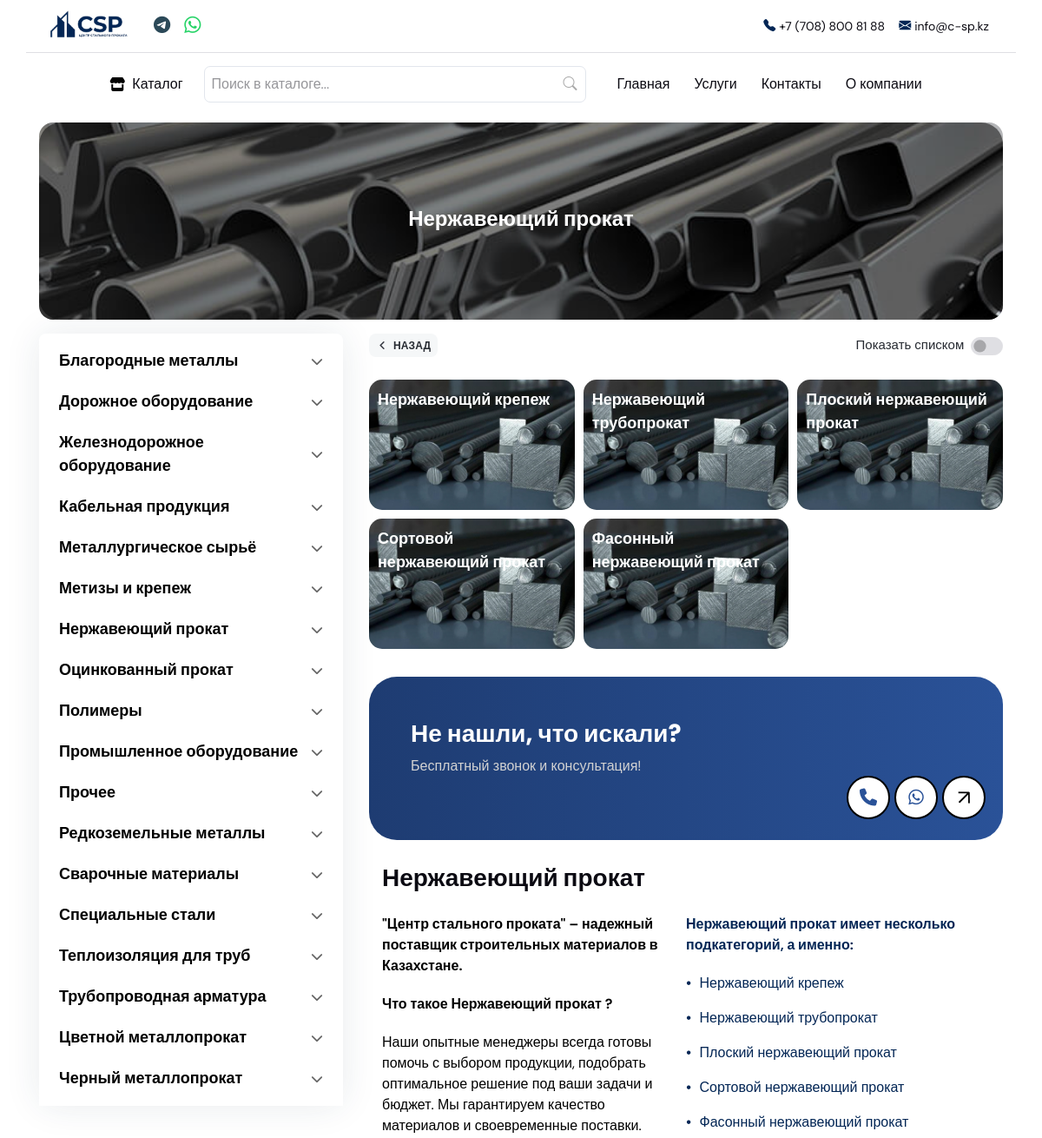
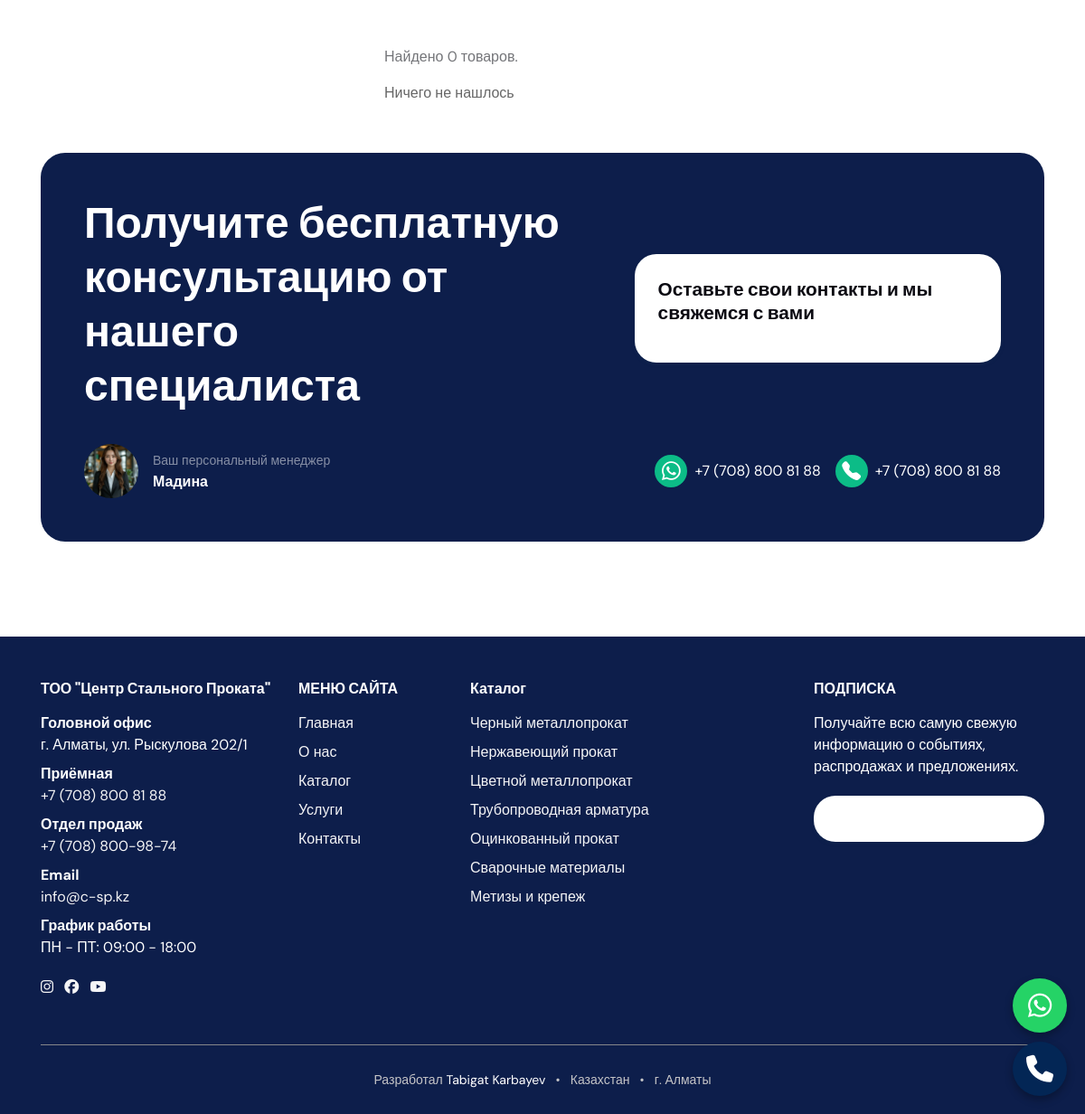
Screenshot of /category/nerzhaveyushij-prokat/ with the database file from the repository (2 pictures, top to bottom).
### main/models.py (models this page shows, shortened)
class Category(models.Model):
    name = models.CharField(max_length=255, verbose_name="Название категории", db_index=True)
    image = models.ImageField(max_length=255, blank=True, null=True, verbose_name="Картинка категории")
    slug = models.SlugField(unique=True, verbose_name="Слаг", max_length=255)
    about = models.TextField(max_length=555, blank=True, null=True)
    price_list = models.FileField(blank=True, null=True)
    parent = models.ForeignKey(
        'self',
        on_delete=models.CASCADE,
        null=True,
        blank=True,
        related_name='children',
        verbose_name="Родительская категория"
    )
    class Meta:
        verbose_name = "Категория"
        verbose_name_plural = "Категории"
        ordering = ['name']
    def get_absolute_url(self):
        return reverse('website:category_detail', kwargs={'slug': self.slug})

### main/views.py (the view)
# urls.py: path('category/<slug:slug>/', CategoryDetailView.as_view(), name='category_detail'),
class CategoryDetailView(DetailView):
    model = Category
    template_name = 'category/category_detail.html'
    context_object_name = 'category'
    @method_decorator(cache_page(60 * 15))  # Кэшируем страницу на 15 минут
    def dispatch(self, *args, **kwargs):
        return super().dispatch(*args, **kwargs)
    def get_queryset(self):
        return Category.objects.prefetch_related(
            'children',
            'products'  # Используем prefetch_related для множественных связей
        ).select_related('parent').order_by('id')
    def get(self, request, *args, **kwargs):
        self.object = self.get_object()
        if not self.object.children.exists():
            return redirect('website:product_list', slug=self.object.slug)
        return super().get(request, *args, **kwargs)
    def get_context_data(self, **kwargs):
        context = super().get_context_data(**kwargs)
        category = self.object
        subcategories = category.children.all()
        all_categories = Category.objects.only('id', 'parent_id')
        children_map = defaultdict(list)
        for cat in all_categories:
            children_map[cat.parent_id].append(cat.id)
        category_ids = set()
        stack = [category.id]
        while stack:
            current_id = stack.pop()
            category_ids.add(current_id)
            stack.extend(children_map.get(current_id, []))
        cache_key = f'category_{category.id}_products'
        products = cache.get(cache_key)
        if not products:
            products = Product.objects.filter(category_id__in=category_ids).select_related('category').distinct()
            products = products.order_by('?')  # Сортируем случайным образом
            cache.set(cache_key, products, timeout=60 * 15)
        paginator = Paginator(products, 15)
        page_number = self.request.GET.get('page')
        page_obj = paginator.get_page(page_number)
        total_products = page_obj.paginator.count
        top_categories = Category.objects.filter(parent__isnull=True).only('id', 'name')
        context.update({
            'page_obj': page_obj,
            'categories': top_categories,
            'total_products': total_products,
            'subcategories': subcategories,
        })
        return context

### templates/category/category_detail.html (shortened to what this page needs)
{% extends 'base.html' %}
{% load static %}
{% block content %}
<section class="pt-0 pb-3 mt-2">
	<div class="container">
		<div class="rounded-3 p-3 p-sm-5 position-relative text-white"
     style="background-image: url('{% if category.image %}{{ category.image.url }}{% else %}{% static 'images/tech/banner4.jpg' %}{% endif %}');
            background-position: center center;
            background-repeat: no-repeat;
            background-size: cover;">
    <div class="position-absolute top-0 start-0 w-100 h-100"
         style="background-color: rgba(0, 0, 0, 0.5); border-radius: 25px;"></div>
    <div class="position-relative">
        <div class="row my-2 my-xl-5">
            <div class="col-md-8 mx-auto">
                <h1 class="text-center text-white">{{ category.name }}</h1>
            </div>
        </div>
    </div>
  </div>
	</div>
</section>
<section class="pt-0">
	<div class="container">
		<div class="row">
			<aside class="col-xl-4 col-xxl-3">
				<div class="offcanvas-xl offcanvas-end" tabindex="-1" id="offcanvasSidebar" aria-labelledby="offcanvasSidebarLabel">
					<div class="offcanvas-body flex-column p-3 p-xl-0">
						<form class="rounded-3 shadow">
							<div class="card card-body rounded-0 rounded-top p-2">
                                <ul class="category-list">
                                    {% for category in categories %}
                                        <li style="color: #262a31;" onclick="toggleSub(this)">
                                            <a style="color: black;" href="{{ category.get_absolute_url }}">{{ category.name }}</a>
                                            <i class="fa-solid fa-chevron-down"></i>
                                        </li>
                                    {% endfor %}
                                </ul>
							</div>
						</form>
					</div>
				</div>
			</aside>
			<div class="col-xl-8 col-xxl-9">
        <div class="container">
          <div class="row align-items-center mb-4">
            <div class="col-auto">
              <a class="link-back" href="{% if category.parent %}{{ category.parent.get_absolute_url }}{% else %}{% url 'website:category' %}{% endif %}">Назад</a>
            </div>
            <div class="col-auto ms-auto">
              <div class="d-flex align-items-center">
                <label class="form-check-label me-2" style="color: #262a31; font-size: 15px;" for="activitySwitch">Показать списком</label>
                <div class="form-check form-switch">
                  <input class="form-check-input" type="checkbox" id="activitySwitch">
                </div>
              </div>
            </div>
          </div>
        </div>
				<div class="vstack gap-4" id="view-toggle">
          <div class="grid" id="product-grid" style="display: grid;">
            {% if category.children.exists %}
              {% for subcategory in category.children.all %}
                <a href="{{ subcategory.get_absolute_url }}">
                  <div class="grid-item {% if forloop.first %}big{% endif %}" style="background-image: url('{% if subcategory.image %}{{ subcategory.image.url }}{% else %}{% static 'images/tech/chernyi.jpg' %}{% endif %}');">
                    <span>{{ subcategory.name }}</span>
                  </div>
                </a>
              {% endfor %}
            {% else %}
              <p>Нет продуктов в этой категории.</p>
            {% endif %}
          </div>
				</div>
        <div class="container-xl mt-3">
          <div class="row p-0">
            <div class="container my-3 p-0 mb-4">
                <div class="rounded-5 p-5 text-white position-relative" style="background: linear-gradient(90deg, #1E3C72, #2A5298);">
                  <h4 class="fw-bold text-white">Не нашли, что искали?</h4>
                  <p class="mb-4" style="color: #d2d2d2;">Бесплатный звонок и консультация!</p>
                  <div class="icon-group">
                    <a href="tel:+77088009874" class="icon-circle" title="Позвонить">
                      <i class="fas fa-phone"></i>
                    </a>
                    <a href="https://wa.me/77088009874" class="icon-circle" title="WhatsApp">
                      <i class="fab fa-whatsapp"></i>
                    </a>
                  </div>
                  <button data-bs-toggle="modal" data-bs-target="#LeadModal" class="circle-button">
                    <span class="arrow-up">↑</span>
                  </button>
                </div>
              </div>
              <div class="col-12 mb-3">
              <h4 class="about-company-bottom__title" style="color: #262a31;"><a href="{% url 'website:about' %}">{{ category.name }} </a></h4>
            </div>
            <div class="row">
              <div class="col-md-6 mb-2">
                <p class="fw-bold" style="color: black;">"Центр стального проката" – надежный поставщик строительных материалов в Казахстане.  </p>
                <p class="fw-bold" style="color: black;"> Что такое {{ category.name}} ?</p>
                <p style="color: black;">
                  {% if category.about %}
                      {{ category.about }}
                  {% else %}
                      Наши опытные менеджеры всегда готовы помочь с выбором продукции, подобрать оптимальное решение под ваши задачи и бюджет. Мы гарантируем качество материалов и своевременные поставки.
                  {% endif %}
              </p>
              </div>
              <div class="col-md-6">
                <ul class="list-unstyled">
                  {% if subcategories %}
                      <p style="color: #032655;">
                          <b>{{ category.name }} имеет несколько подкатегорий, а именно:</b>
                      </p>
                  {% endif %}
                  {% for subcategory in subcategories %}
                      <li style="color: #032655;" class="mb-3">
                          <span><b style="color: #032655; margin-right: 5px;">•</b></span>
                          {{ subcategory.name }}
                      </li>
                  {% empty %}
                      <li style="color: #032655;" class="mb-3">
                          <p><b>Не нашли подходящую подкатегорию?</b></p>
                          <p>Позвоните нам прямо сейчас — наши специалисты подберут нужный товар и проконсультируют вас!</p>
                          <p><b>☎️ Телефон: <a href="tel:+77770001122" style="color: #032655;">+7 (777) 000-11-22</a></b></p>
                      </li>
                  {% endfor %}
                </ul>
              </div>
            </div>
          </div>
        </div>
        <div class="product-control__found mb-3 mt-3">
          Найдено <span id="product-count">{{ total_products }}</span> товаров.
        </div>
      <div class="vstack" id="listing-table-target">
          {% for product in page_obj %}
          <div class="alert border mb-2 bg-white">
              <div class="product-info justify-content-between">
                  <div class="d-flex align-items-center">
                      <img class="product-logo"
                           src="{% if product.category.image %}{{ product.category.image.url }}{% else %}{% static 'images/tech/truba.webp' %}{% endif %}"
                           alt="product image">
                      <div class="product-name ms-2">
                          <p class="mb-0">
                              <a href="{{ product.get_absolute_url }}" class="text-dark">{{ product.name }}</a>
                          </p>
                      </div>
                  </div>
                  <button
                      class="btn btn-sm btn-light border text-dark"
                      data-bs-toggle="modal"
                      data-bs-target="#LeadModal"
                      data-product-name="{{ product.name }}"
                      data-product-url="{{ product.get_absolute_url }}"
                      data-product-photo="{% if product.category.image %}{{ product.category.image.url }}{% else %}{% static 'images/tech/truba.webp' %}{% endif %}">
                      Узнать цену
                  </button>
              </div>
          </div>
          {% empty %}
          <p>Ничего не нашлось</p>
          {% endfor %}
      </div>
      <nav class="d-flex justify-content-center mt-4" aria-label="navigation">
        <ul class="pagination pagination-primary-soft d-inline-block d-md-flex rounded mb-0">
        </ul>
    </nav>
			</div>
		</div>
    <section class="mb-3 pt-0">
      <div class="">
        <div class="p-4 p-md-5" style="background-color: #0d1e4b; border-radius: 27px;">
          <div class="row align-items-center">
            <div class="col-lg-7 text-white mb-4 mb-lg-0">
              <h2 class="fw-bold text-white">Получите бесплатную<br>консультацию от нашего<br>специалиста</h2>
            </div>
            <div class="col-lg-5">
              <div class="bg-white p-4 rounded-4 shadow-sm">
                <h5 class="mb-3">Оставьте свои контакты и мы свяжемся с вами</h5>
              </div>
            </div>
          </div>
          <div class="d-none d-md-flex flex-md-row justify-content-between align-items-center mt-4 gap-3">
            <div class="d-flex align-items-center">
              <img src="{% static 'images/madina.jpeg' %}" alt="Менеджер Наталья" class="rounded-circle me-3" width="60" height="60">
              <div>
                <small class="text-white-50">Ваш персональный менеджер</small><br>
                <strong class="text-white">Мадина</strong>
              </div>
            </div>
            <div class="d-flex flex-row gap-3 justify-content-end">
              <a href="https://wa.me/77088009874" class="text-white text-decoration-none d-flex align-items-center gap-2">
                <span class="d-inline-flex justify-content-center align-items-center rounded-circle bg-success" style="width: 36px; height: 36px;">
                  <i class="bi bi-whatsapp text-white fs-5"></i>
                </span>
                +7 (708) 800 81 88
              </a>
              <a href="tel:+77088009874" class="text-white text-decoration-none d-flex align-items-center gap-2">
                <span class="d-inline-flex justify-content-center align-items-center rounded-circle bg-success" style="width: 36px; height: 36px;">
                  <i class="bi bi-telephone-fill text-white fs-5"></i>
                </span>
                +7 (708) 800 81 88
              </a>
            </div>
          </div>
        </div>
      </div>
    </section>
	</div>
</section>
{% endblock %}

### templates/category/category_detail.html (style rules this page uses)
.category-list { list-style: none; padding: 0; margin: 0; }
.category-list li { font-size: 18px; font-weight: bold; padding: 10px 15px; cursor: pointer; display: flex; justify-content: space-between; align-items: center; }
.category-list li i { font-size: 14px; color: #666; }
.container { margin: auto; }
h1 { font-size: 24px; margin-bottom: 5px; }
p { color: #666; margin-bottom: 20px; }
.grid { display: grid; gap: 10px; grid-template-columns: repeat(auto-fit, minmax(150px, 1fr)); }
.grid-item { position: relative; border-radius: 15px; overflow: hidden; cursor: pointer; background-size: cover !important; background-position: center !important; height: 150px; align-items: flex-end; padding: 10px; color: white; font-size: 18px; font-weight: bold; }
.big { grid-column: span 2; height: 150px; }
.grid-item::before { content: ""; position: absolute; top: 0; left: 0; right: 0; bottom: 0; background: #f5f5f5; background: rgba(0, 0, 0, 0); }
.grid-item span { position: relative; z-index: 2; }
@media (min-width: 768px) { .grid { grid-template-columns: repeat(3, 1fr); } }
@media (min-width: 768px) { .big { grid-column: span 3; } }
.grid-item { background-size: cover; background-position: center; transition: transform 0.3s ease, box-shadow 0.3s ease; cursor: pointer; }
.grid a { display: block; text-decoration: none; color: inherit; }
.circle-button { width: 50px; height: 50px; border-radius: 50%; background-color: white; display: flex; justify-content: center; align-items: center; border: 2px solid black; position: absolute; right: 20px; top: 74%; transform: translateY(-50%); cursor: pointer; }
.arrow-up { font-size: 24px; color: black; transform: rotate(45deg); }
.icon-group { position: absolute; right: 75px; top: 74%; transform: translateY(-50%); display: flex; gap: 5px; }
.icon-circle { width: 50px; height: 50px; border-radius: 50%; background-color: white; display: flex; justify-content: center; align-items: center; border: 2px solid black; cursor: pointer; transition: 0.3s; }
.icon-circle i { font-size: 20px; color: #2A5298; }

### rows the page displays
Category: image (picture), name "Нержавеющий прокат"
Category: name "Благородные металлы"
Category: name "Дорожное оборудование"
Category: name "Железнодорожное оборудование"
Category: name "Кабельная продукция"
Category: name "Металлургическое сырьё"
Category: name "Метизы и крепеж"
Category: name "Оцинкованный прокат"
Category: name "Полимеры"
Category: name "Промышленное оборудование"
Category: name "Прочее"
Category: name "Редкоземельные металлы"
Category: name "Сварочные материалы"
Category: name "Специальные стали"
Category: name "Теплоизоляция для труб"
Category: name "Трубопроводная арматура"
Category: name "Цветной металлопрокат"
Category: name "Черный металлопрокат"
Category: name "Нержавеющий крепеж"
Category: name "Нержавеющий трубопрокат"
Category: name "Плоский нержавеющий прокат"
Category: name "Сортовой нержавеющий прокат"
Category: name "Фасонный нержавеющий прокат"

### other values shown
{{ total_products }} "0"
